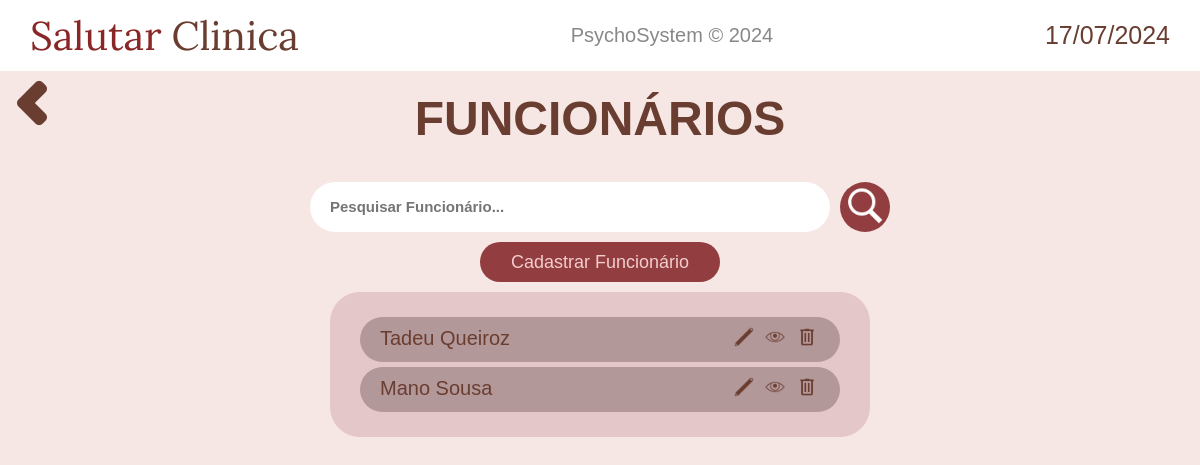
/funcionario/ (signed in), run on an earlier commit of the app's database.
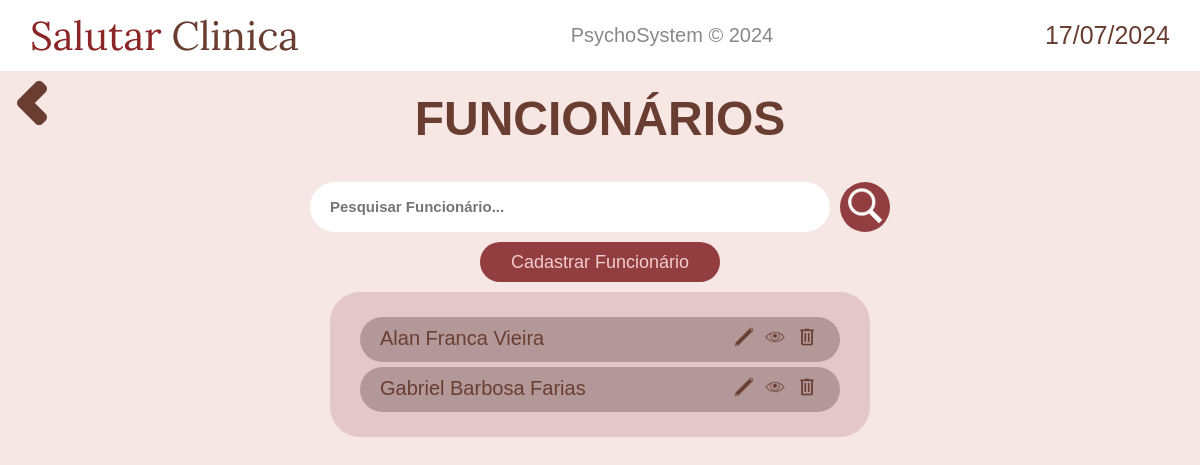
And on a later commit of the database.
### funcionario/models.py (models this page shows)
class Funcionario(models.Model):
    nome = models.CharField(max_length=50)
    cpf = models.CharField(max_length=20, unique=True)
    rg = models.CharField(max_length=20)
    num_cart_trab = models.CharField(max_length=20, verbose_name="Numero Carteira de Trabalho")
    cargo = models.CharField(max_length=20)
    telefone = models.CharField(max_length=20)
    data_nascimento = models.DateField(verbose_name="Data de Nascimento")
    rua = models.CharField(max_length=50, )
    bairro = models.CharField(max_length=50, )
    numero = models.CharField(max_length=5, )
    complemento = models.TextField(blank=True)
    cep = models.CharField(max_length=20)
    ponto_referencia = models.TextField(blank=True, verbose_name="Ponto de referência")
    data_admissao = models.DateField(null=True, verbose_name="Data da Admissão")

### funcionario/views.py (the view)
# urls.py: path('', views.display_funcionarios, name="display_funcionarios"),
@login_required(login_url='home:login')
def display_funcionarios(request):
    funcionarios = Funcionario.objects.all()
    context_ = {
        'data_atual': data_atual,
        'funcionarios': funcionarios,
    }
    return render(request, 'funcionario/display.html', context_)

### funcionario/templates/funcionario/display.html (shortened to what this page needs)
{% extends 'base.html' %}
{% load static %}
{% block content %}
<div style="display: flex;">
    <a href="{% url 'home:navegacao' %}" class="return-button"><img src="{% static 'home/imagens/chevron-left.png' %}" alt=""></a>
    <h2 class="welcome-text"><a href="{% url 'funcionario:display_funcionarios' %}">FUNCIONÁRIOS</a></h2>
</div>
<main style="flex-direction: column;">
    <form action="{% url 'funcionario:pesquisa_funcionario' %}" method="get" style="justify-content: center; display: flex;">
        <input class="pesquisar-pacientes" type="text" id="search" name="q" placeholder="Pesquisar Funcionário...">
        <button type="submit" class="pesquisar-button">
            <img src="{% static 'pacientes/imagens/pesquisar-icon.png' %}" height="40" alt="">
        </button>
    </form>
    <a class="add-paciente-button" href="{% url 'funcionario:cadastro_funcionario' %}">
        Cadastrar Funcionário
    </a>
    <div class="mostrar-pacientes-container">
        {% if funcionarios %}
            {% for funcionario in funcionarios %}
            <div class="paciente-exibido">
                <h4 style="font-weight: 500;">{{ funcionario.nome }}</h4>
                <div class="icones-paciente">
                    <a href="{% url 'funcionario:edicao_funcionario' funcionario.id %}" style="margin: 0 3px;">
                        <img height="20" src="{% static 'pacientes/imagens/editar-icon.png' %}" alt="">
                    </a>
                    <a href="{% url 'funcionario:visualizacao_funcionario' funcionario.id %}" style="margin: 0 3px;">
                        <img height="20" src="{% static 'pacientes/imagens/ver-icon.png' %}" alt="">
                    </a>
                    <a href="#" class="opcao-deletar" style="margin: 0 3px;">
                        <img height="20" src="{% static 'pacientes/imagens/excluir-icon.png' %}" alt="">
                    </a>
                </div>
            </div>
            {% endfor %}
        {% else %}
            <h4 style="font-weight: 500;">Nenhum funcionário cadastrado...</h4>
        {% endif %}
    </div>
</main>
{% endblock content %}

### base/base.html (shortened to what this page needs)
{% load static %}
<!DOCTYPE html>
<html lang="en">
<head>
    <link rel="stylesheet" href="{% static 'home/css/navbar.css' %}">
    <link rel="stylesheet" href="{% static 'home/css/styles.css' %}">
    <link rel="stylesheet" href="{% static 'pacientes/css/styles.css' %}">
</head>
<body>
    {% include 'partials/navbar.html' %}
    {% block content %}{% endblock content %}
</body>
</html>

### base/partials/navbar.html
{% load static %}
<nav class="nav-bar">
    <a href="{% url 'home:logout' %}">
        <h1 style="font-family: 'Lora'; font-weight: 400; display: flex; color: #8b2627; font-size: 40px;">Salutar <p style="font-family: 'Lora'; color: #6a3d31; margin-left: 10px;">Clinica</p></h1>
    </a>
    <h2 class="titulo-central">PsychoSystem &copy; 2024</h2>
    <h4 class="data-atual">{{data_atual}}</h4>
</nav>

### static/home/css/navbar.css (style rules this page uses)
.titulo-central { color: #888; font-weight: 400; font-family: sans-serif; font-size: 20px; }
.data-atual { color: #6a3d31; font-size: 25px; font-weight: 500; font-family: sans-serif; }
.nav-bar { display: flex; justify-content: space-between; align-items: center; padding: 10px 30px; background-color: #fff; }

### static/home/css/styles.css (style rules this page uses)
* { margin: 0; padding: 0; }
body { background-color: #f6e6e4;; }
main { display: flex; margin-top: 3%; }
a { text-decoration: none; color: #6a3d31; }
.return-button { background-color: #ffffff00; border: none; cursor: pointer; position: absolute; }
.welcome-text { font-family: sans-serif; font-weight: bold; font-size: 3rem; color: #6a3d31; margin: 0 auto; margin-top: 20px; }

### static/pacientes/css/styles.css (style rules this page uses)
.pesquisar-pacientes { border: none; background-color: #fff; width: 40%; height: 40px; border-radius: 50px; padding: 5px 20px; }
.pesquisar-pacientes::placeholder { font-size: 15px; font-weight: bold; }
.add-paciente-button { display: flex; justify-content: center; align-items: center; width: 20%; height: 40px; border-radius: 50px; border: none; background-color: #923d3f; color: #f3cdce; font-size: 18px; font-family: sans-serif; margin: 10px auto; transition: 0.5s; }
.mostrar-pacientes-container { width: 40%; background-color: #e4c7c8; border-radius: 30px; padding: 20px 30px; margin: 0 auto; }
.paciente-exibido { display: flex; justify-content: space-between; background-color: #b39899; padding: 10px 20px; border-radius: 30px; font-family: sans-serif; font-size: 20px; color: #6a3d31; margin: 5px 0; }
.pesquisar-button { background-color: #923d3f; border: none; border-radius: 50px; height: 50px; width: 50px; margin-left: 10px; cursor: pointer; transition: 0.5s; }

What changed in the data, as far as the page shows it:
removed Funcionario: nome "Tadeu Queiroz"
removed Funcionario: nome "Mano Sousa"
added Funcionario: nome "Alan Franca Vieira"
added Funcionario: nome "Gabriel Barbosa Farias"
